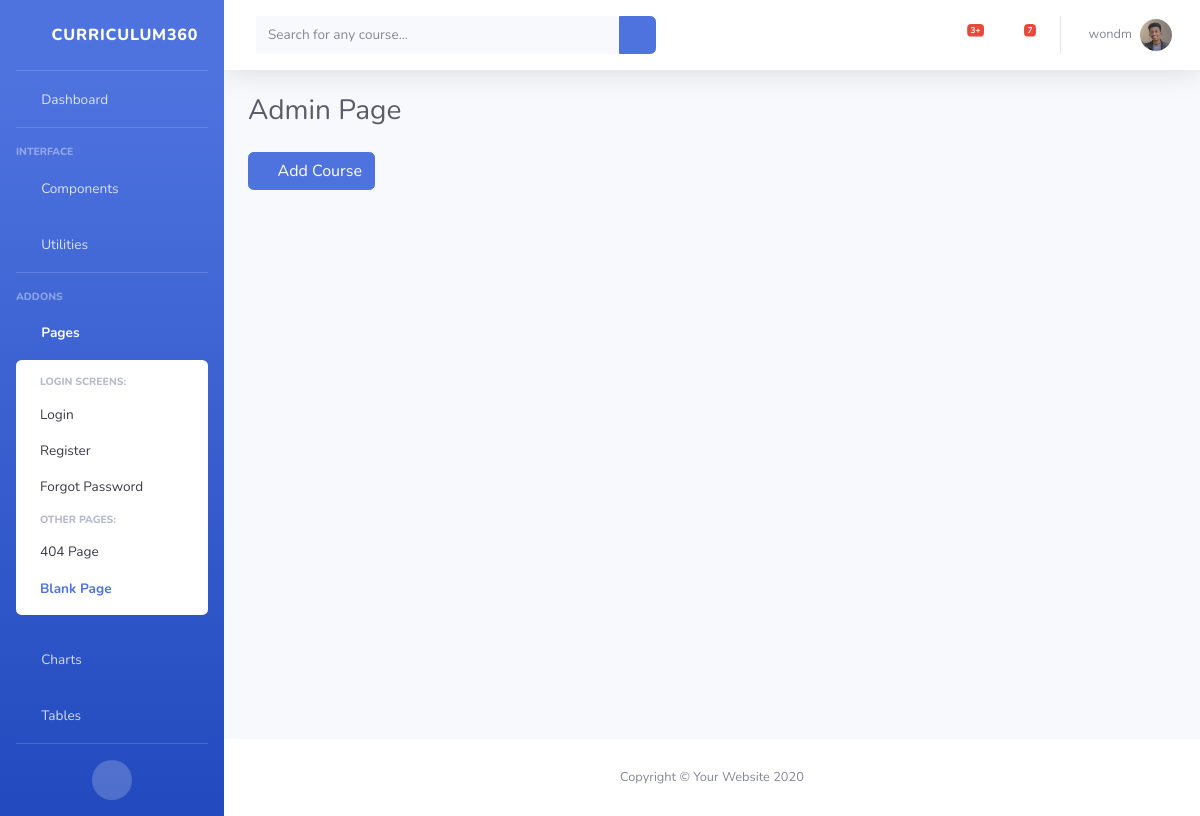
The page /myadmin/ (signed in) on the database its author committed.
### main/models.py (models this page shows, shortened)
class myusers(AbstractUser):
    profile_pic = models.ImageField(upload_to="profilepic", height_field=None, width_field=None, max_length=None, default='profilepic/avatar.png')
    date_created = models.DateTimeField(auto_now_add=True , null=True)
    semister = models.ForeignKey(semister, on_delete=models.SET_NULL, null=True)
    department = models.ForeignKey(department, on_delete=models.SET_NULL, null=True)

### resource/views.py (the view)
# urls.py: path('myadmin/', views.myadmin, name='myadmin'),
def myadmin(request):
    page_user = request.user
    context = {'page_user':page_user}
    return render(request, 'resource/admin.html', context)

### resource/templates/resource/admin.html (shortened to what this page needs)
{% load static %}
<!DOCTYPE html>
<html lang="en">
<head>
    <link href="{% static 'resource/vendor/fontawesome-free/css/all.min.css' %}" rel="stylesheet" type="text/css">
    <link rel="stylesheet" href="{% static 'groupapp/css/sty.css' %}">
    <link href="{% static 'resource/css/sb-admin-2.min.css' %}" rel="stylesheet">
</head>
<body id="page-top">
    <div id="wrapper">
        <ul class="navbar-nav bg-gradient-primary sidebar sidebar-dark accordion" id="accordionSidebar">
            <a class="sidebar-brand d-flex align-items-center justify-content-center" href="index.html">
                <div class="sidebar-brand-icon rotate-n-15">
                    <i class="fas fa-laugh-wink"></i>
                </div>
                <div class="sidebar-brand-text mx-3">CURRICULUM360 </div>
            </a>
            <hr class="sidebar-divider my-0">
            <li class="nav-item">
                <a class="nav-link" href="index.html">
                    <i class="fas fa-fw fa-tachometer-alt"></i>
                    <span>Dashboard</span></a>
            </li>
            <hr class="sidebar-divider">
            <div class="sidebar-heading">
                Interface
            </div>
            <li class="nav-item">
                <a class="nav-link collapsed" href="#" data-toggle="collapse" data-target="#collapseTwo"
                    aria-expanded="true" aria-controls="collapseTwo">
                    <i class="fas fa-fw fa-cog"></i>
                    <span>Components</span>
                </a>
            </li>
            <li class="nav-item">
                <a class="nav-link collapsed" href="#" data-toggle="collapse" data-target="#collapseUtilities"
                    aria-expanded="true" aria-controls="collapseUtilities">
                    <i class="fas fa-fw fa-wrench"></i>
                    <span>Utilities</span>
                </a>
            </li>
            <hr class="sidebar-divider">
            <div class="sidebar-heading">
                Addons
            </div>
            <li class="nav-item active">
                <a class="nav-link" href="#" data-toggle="collapse" data-target="#collapsePages" aria-expanded="true"
                    aria-controls="collapsePages">
                    <i class="fas fa-fw fa-folder"></i>
                    <span>Pages</span>
                </a>
                <div id="collapsePages" class="collapse show" aria-labelledby="headingPages"
                    data-parent="#accordionSidebar">
                    <div class="bg-white py-2 collapse-inner rounded">
                        <h6 class="collapse-header">Login Screens:</h6>
                        <a class="collapse-item" href="login.html">Login</a>
                        <a class="collapse-item" href="register.html">Register</a>
                        <a class="collapse-item" href="forgot-password.html">Forgot Password</a>
                        <h6 class="collapse-header">Other Pages:</h6>
                        <a class="collapse-item" href="404.html">404 Page</a>
                        <a class="collapse-item active" href="blank.html">Blank Page</a>
                    </div>
                </div>
            </li>
            <li class="nav-item">
                <a class="nav-link" href="charts.html">
                    <i class="fas fa-fw fa-chart-area"></i>
                    <span>Charts</span></a>
            </li>
            <li class="nav-item">
                <a class="nav-link" href="tables.html">
                    <i class="fas fa-fw fa-table"></i>
                    <span>Tables</span></a>
            </li>
            <hr class="sidebar-divider d-none d-md-block">
            <div class="text-center d-none d-md-inline">
                <button class="rounded-circle border-0" id="sidebarToggle"></button>
            </div>
        </ul>
        <div id="content-wrapper" class="d-flex flex-column">
            <div id="content">
                <nav class="navbar navbar-expand navbar-light bg-white topbar mb-4 static-top shadow">
                    <form method="POST" action="{% url 'search' %}"
                        class="d-none d-sm-inline-block form-inline mr-auto ml-md-3 my-2 my-md-0 mw-100 navbar-search">
                        <div class="input-group">
                            <input name="query" type="text" class="form-control bg-light border-0 small" placeholder="Search for any course..."
                                aria-label="Search" aria-describedby="basic-addon2">
                            <div class="input-group-append">
                                <button class="btn btn-primary" type="button">
                                    <i class="fas fa-search fa-sm"></i>
                                </button>
                            </div>
                        </div>
                    </form>
                    <ul class="navbar-nav ml-auto">
                        <li class="nav-item dropdown no-arrow mx-1">
                            <a class="nav-link dropdown-toggle" href="#" id="alertsDropdown" role="button"
                                data-toggle="dropdown" aria-haspopup="true" aria-expanded="false">
                                <i class="fas fa-bell fa-fw"></i>
                                <span class="badge badge-danger badge-counter">3+</span>
                            </a>
                            <div class="dropdown-list dropdown-menu dropdown-menu-right shadow animated--grow-in"
                                aria-labelledby="alertsDropdown">
                        <li class="nav-item dropdown no-arrow mx-1">
                            <a class="nav-link dropdown-toggle" href="#" id="messagesDropdown" role="button"
                                data-toggle="dropdown" aria-haspopup="true" aria-expanded="false">
                                <i class="fas fa-envelope fa-fw"></i>
                                <span class="badge badge-danger badge-counter">7</span>
                            </a>
                        </li>
                        <li class="nav-item dropdown no-arrow">
                            <a class="nav-link dropdown-toggle" href="#" id="userDropdown" role="button"
                                data-toggle="dropdown" aria-haspopup="true" aria-expanded="false">
                                {% if page_user %}
                                {% if page_user.profile_pic %}
                                <span class="mr-2 d-none d-lg-inline text-gray-600 small">{{page_user.username}}</span>
                                <img class="img-profile rounded-circle"
                                    src="{{page_user.profile_pic.url}}">
                                {% else %}
                                <img class="img-profile rounded-circle"
                                    src="{% static 'images/avatar.png' %}">
                                {% endif %}
                                {% else %}
                                <div class="loginicon"><a href="{% url 'login' %}"><img src="{% static 'images/login.png' %}" alt=""></a></div>
                                <div id="pic" class="logtext" id="link">login</div>
                                {% endif %}
                            </a>
                        </li>
                    </ul>
                </nav>
                <div class="container-fluid">
                    <h1 class="h3 mb-4 text-gray-800">Admin Page</h1>
                    <a href="{% url 'add_course' %}">
                        <button class="btn btn-primary">
                            <i class="fas fa-plus"></i> Add Course
                          </button>
                    </a>
                </div>
            </div>
            <footer class="sticky-footer bg-white">
                <div class="container my-auto">
                    <div class="copyright text-center my-auto">
                        <span>Copyright &copy; Your Website 2020</span>
                    </div>
                </div>
            </footer>
        </div>
    </div>
</body>
</html>

### rows shown on the page
myusers: username "wondm", profile_pic (picture)
